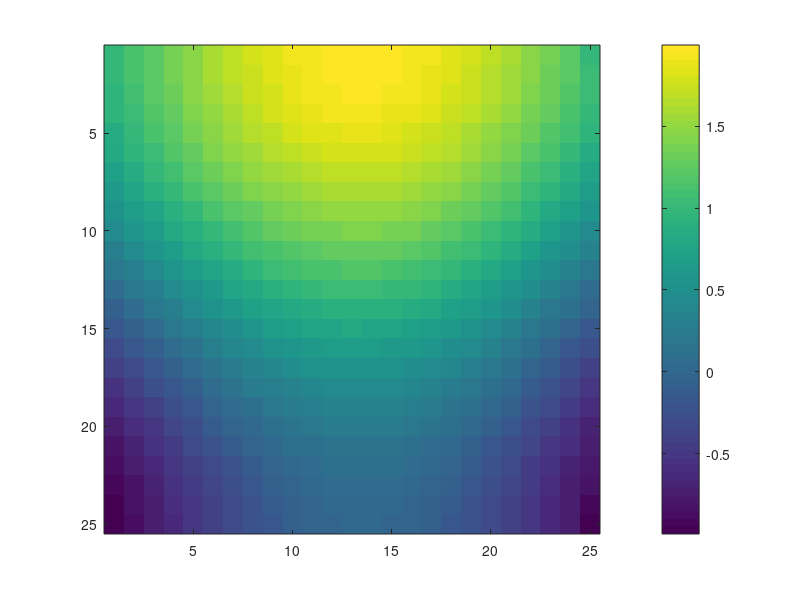
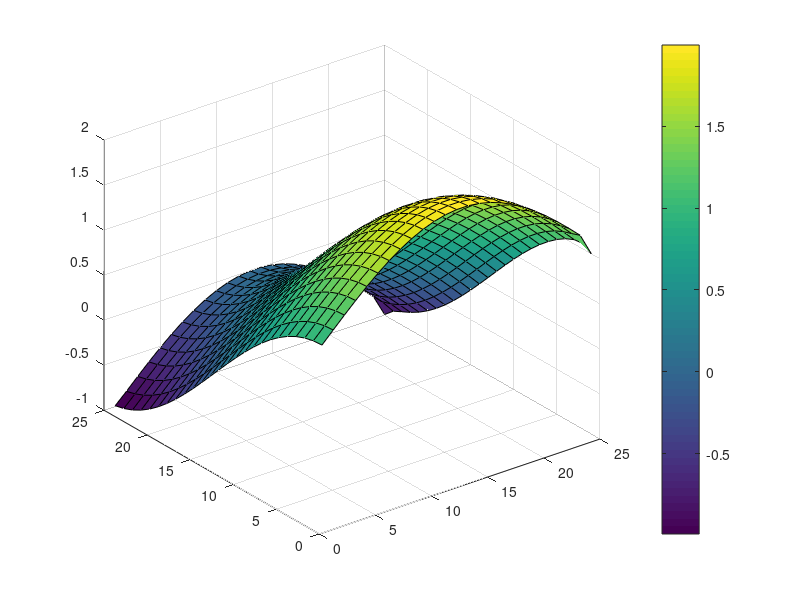

Here is the MATLAB script that generated these plots, in order:
d = 25;
l = 1;
w = 1;
cx = l/d;
cy=w/d;
q=0;
a=zeros(d*d,d*d);
b=zeros(d*d,1);
for i=1:d*d
        x=mod(i-1,d);
        y=i-x-1;
        x=x*cx;
        y=y*cy*cy;
        q=pi*pi*(sin(pi*x)+cos(pi*y))*-1;
            if i==1 #top left corner
                a(i,i)=1;
                b(i,1)=cos(pi*y);
                #a(i,i+1)=1;
                #a(i,i+d)=1;
            elseif i==d #top right corner
                a(i,i)=1;
                b(i,1)=cos(pi*y);
                #a(i,i-1)=1;
                #a(i,i+d)=1;
            elseif i==d*d-d+1 #bottom left corner
                a(i,i)=1;
                b(i,1)=cos(pi*y);
                #a(i,i+1)=1;
                #a(i,i-d)=1;
            elseif i==d*d #bottom right corner
                a(i,i)=1;
                b(i,1)=cos(pi*y);
                #a(i,i-1)=1;
                #a(i,i-d)=1;
            elseif x==0 || x==l #left/right edge
                a(i,i)=1;
                b(i,1)=cos(pi*y);
                #a(i,i+1)=1;
                #a(i,i-1)=1;
                #a(i,i-d)=1;
            elseif y==w-cy #bottom edge
                a(i,i)=1;
                b(i,1)=sin(pi*x)-1;
                #a(i,i+1)=1;
                #a(i,i-1)=1;
                #a(i,i+d)=1;
            elseif y==0 #top edge
                a(i,i)=1;
                b(i,1)=sin(pi*x)+1;
                #a(i,i+1)=1*cy;
                #a(i,i-1)=1*cy;
                #a(i,i-d)=1*cx;
            else
                a(i,i)=-4;
                a(i,i+1)=1;
                a(i,i-1)=1;
                a(i,i+d)=1;
                a(i,i-d)=1;
                b(i,1)=q*cx*cx;
    end
end
#disp(a);
#disp(b);
c=a\b;
c = reshape(c, [d,d]);
c = transpose(c);
imagesc(c);
colorbar;


figure;
surf(c);
colorbar;